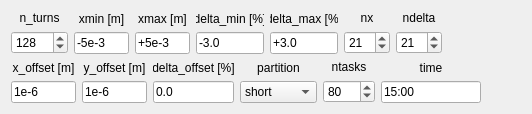
          <widget class="QWidget" name="tab_19">
           <attribute name="title">
            <string>Test</string>
           </attribute>
           <layout class="QVBoxLayout" name="verticalLayout_70">
            <item>
             <layout class="QHBoxLayout" name="horizontalLayout_42">
              <item>
               <layout class="QVBoxLayout" name="verticalLayout_71">
                <item>
                 <widget class="QLabel" name="label_105">
                  <property name="maximumSize">
                   <size>
                    <width>57</width>
                    <height>16777215</height>
                   </size>
                  </property>
                  <property name="text">
                   <string>n_turns</string>
                  </property>
                  <property name="alignment">
                   <set>Qt::AlignCenter</set>
                  </property>
                 </widget>
                </item>
                <item>
                 <widget class="QSpinBox" name="spinBox_n_turns_fmap_px_test">
                  <property name="maximumSize">
                   <size>
                    <width>57</width>
                    <height>16777215</height>
                   </size>
                  </property>
                  <property name="minimum">
                   <number>3</number>
                  </property>
                  <property name="maximum">
                   <number>10000</number>
                  </property>
                  <property name="value">
                   <number>128</number>
                  </property>
                 </widget>
                </item>
               </layout>
              </item>
              <item>
               <layout class="QVBoxLayout" name="verticalLayout_72">
                <item>
                 <widget class="QLabel" name="label_106">
                  <property name="maximumSize">
                   <size>
                    <width>55</width>
                    <height>16777215</height>
                   </size>
                  </property>
                  <property name="text">
                   <string>xmin [m]</string>
                  </property>
                  <property name="alignment">
                   <set>Qt::AlignCenter</set>
                  </property>
                 </widget>
                </item>
                <item>
                 <widget class="QLineEdit" name="lineEdit_xmin_fmap_px_test">
                  <property name="maximumSize">
                   <size>
                    <width>55</width>
                    <height>16777215</height>
                   </size>
                  </property>
                  <property name="text">
                   <string>-5e-3</string>
                  </property>
                 </widget>
                </item>
               </layout>
              </item>
              <item>
               <layout class="QVBoxLayout" name="verticalLayout_73">
                <item>
                 <widget class="QLabel" name="label_107">
                  <property name="maximumSize">
                   <size>
                    <width>55</width>
                    <height>16777215</height>
                   </size>
                  </property>
                  <property name="text">
                   <string>xmax [m]</string>
                  </property>
                  <property name="alignment">
                   <set>Qt::AlignCenter</set>
                  </property>
                 </widget>
                </item>
                <item>
                 <widget class="QLineEdit" name="lineEdit_xmax_fmap_px_test">
                  <property name="maximumSize">
                   <size>
                    <width>55</width>
                    <height>16777215</height>
                   </size>
                  </property>
                  <property name="text">
                   <string>+5e-3</string>
                  </property>
                 </widget>
                </item>
               </layout>
              </item>
              <item>
               <layout class="QVBoxLayout" name="verticalLayout_74">
                <item>
                 <widget class="QLabel" name="label_108">
                  <property name="maximumSize">
                   <size>
                    <width>68</width>
                    <height>16777215</height>
                   </size>
                  </property>
                  <property name="text">
                   <string>delta_min [%]</string>
                  </property>
                  <property name="alignment">
                   <set>Qt::AlignCenter</set>
                  </property>
                 </widget>
                </item>
                <item>
                 <widget class="QLineEdit" name="lineEdit_delta_min_fmap_px_test">
                  <property name="maximumSize">
                   <size>
                    <width>68</width>
                    <height>16777215</height>
                   </size>
                  </property>
                  <property name="text">
                   <string>-3.0</string>
                  </property>
                 </widget>
                </item>
               </layout>
              </item>
              <item>
               <layout class="QVBoxLayout" name="verticalLayout_75">
                <item>
                 <widget class="QLabel" name="label_109">
                  <property name="maximumSize">
                   <size>
                    <width>68</width>
                    <height>16777215</height>
                   </size>
                  </property>
                  <property name="text">
                   <string>delta_max [%]</string>
                  </property>
                  <property name="alignment">
                   <set>Qt::AlignCenter</set>
                  </property>
                 </widget>
                </item>
                <item>
                 <widget class="QLineEdit" name="lineEdit_delta_max_fmap_px_test">
                  <property name="maximumSize">
                   <size>
                    <width>68</width>
                    <height>16777215</height>
                   </size>
                  </property>
                  <property name="text">
                   <string>+3.0</string>
                  </property>
                 </widget>
                </item>
               </layout>
              </item>
              <item>
               <layout class="QVBoxLayout" name="verticalLayout_76">
                <item>
                 <widget class="QLabel" name="label_110">
                  <property name="text">
                   <string>nx</string>
                  </property>
                  <property name="alignment">
                   <set>Qt::AlignCenter</set>
                  </property>
                 </widget>
                </item>
                <item>
                 <widget class="QSpinBox" name="spinBox_nx_fmap_px_test">
                  <property name="maximumSize">
                   <size>
                    <width>46</width>
                    <height>16777215</height>
                   </size>
                  </property>
                  <property name="minimum">
                   <number>3</number>
                  </property>
                  <property name="maximum">
                   <number>1001</number>
                  </property>
                  <property name="value">
                   <number>21</number>
                  </property>
                 </widget>
                </item>
               </layout>
              </item>
              <item>
               <layout class="QVBoxLayout" name="verticalLayout_77">
                <item>
                 <widget class="QLabel" name="label_111">
                  <property name="text">
                   <string>ndelta</string>
                  </property>
                  <property name="alignment">
                   <set>Qt::AlignCenter</set>
                  </property>
                 </widget>
                </item>
                <item>
                 <widget class="QSpinBox" name="spinBox_ndelta_fmap_px_test">
                  <property name="maximumSize">
                   <size>
                    <width>46</width>
                    <height>16777215</height>
                   </size>
                  </property>
                  <property name="minimum">
                   <number>3</number>
                  </property>
                  <property name="maximum">
                   <number>1001</number>
                  </property>
                  <property name="value">
                   <number>21</number>
                  </property>
                 </widget>
                </item>
               </layout>
              </item>
              <item>
               <spacer name="horizontalSpacer_39">
                <property name="orientation">
                 <enum>Qt::Horizontal</enum>
                </property>
                <property name="sizeHint" stdset="0">
                 <size>
                  <width>40</width>
                  <height>20</height>
                 </size>
                </property>
               </spacer>
              </item>
             </layout>
            </item>
            <item>
             <layout class="QHBoxLayout" name="horizontalLayout_44">
              <item>
               <layout class="QVBoxLayout" name="verticalLayout_78">
                <item>
                 <widget class="QLabel" name="label_112">
                  <property name="maximumSize">
                   <size>
                    <width>65</width>
                    <height>16777215</height>
                   </size>
                  </property>
                  <property name="text">
                   <string>x_offset [m]</string>
                  </property>
                  <property name="alignment">
                   <set>Qt::AlignCenter</set>
                  </property>
                 </widget>
                </item>
                <item>
                 <widget class="QLineEdit" name="lineEdit_x_offset_fmap_px_test">
                  <property name="maximumSize">
                   <size>
                    <width>65</width>
                    <height>16777215</height>
                   </size>
                  </property>
                  <property name="text">
                   <string>1e-6</string>
                  </property>
                 </widget>
                </item>
               </layout>
              </item>
              <item>
               <layout class="QVBoxLayout" name="verticalLayout_79">
                <item>
                 <widget class="QLabel" name="label_113">
                  <property name="maximumSize">
                   <size>
                    <width>65</width>
                    <height>16777215</height>
                   </size>
                  </property>
                  <property name="text">
                   <string>y_offset [m]</string>
                  </property>
                  <property name="alignment">
                   <set>Qt::AlignCenter</set>
                  </property>
                 </widget>
                </item>
                <item>
                 <widget class="QLineEdit" name="lineEdit_y_offset_fmap_px_test">
                  <property name="maximumSize">
                   <size>
                    <width>65</width>
                    <height>16777215</height>
                   </size>
                  </property>
                  <property name="text">
                   <string>1e-6</string>
                  </property>
                 </widget>
                </item>
               </layout>
              </item>
              <item>
               <layout class="QVBoxLayout" name="verticalLayout_80">
                <item>
                 <widget class="QLabel" name="label_114">
                  <property name="maximumSize">
                   <size>
                    <width>81</width>
                    <height>16777215</height>
                   </size>
                  </property>
                  <property name="text">
                   <string>delta_offset [%]</string>
                  </property>
                  <property name="alignment">
                   <set>Qt::AlignCenter</set>
                  </property>
                 </widget>
                </item>
                <item>
                 <widget class="QLineEdit" name="lineEdit_delta_offset_fmap_px_test">
                  <property name="maximumSize">
                   <size>
                    <width>81</width>
                    <height>16777215</height>
                   </size>
                  </property>
                  <property name="text">
                   <string>0.0</string>
                  </property>
                 </widget>
                </item>
               </layout>
              </item>
              <item>
               <layout class="QVBoxLayout" name="verticalLayout_81">
                <item>
                 <widget class="QLabel" name="label_115">
                  <property name="text">
                   <string>partition</string>
                  </property>
                  <property name="alignment">
                   <set>Qt::AlignCenter</set>
                  </property>
                 </widget>
                </item>
                <item>
                 <widget class="QComboBox" name="comboBox_partition_fmap_px_test">
                  <property name="currentIndex">
                   <number>1</number>
                  </property>
                  <item>
                   <property name="text">
                    <string>normal</string>
                   </property>
                  </item>
                  <item>
                   <property name="text">
                    <string>short</string>
                   </property>
                  </item>
                  <item>
                   <property name="text">
                    <string>debug</string>
                   </property>
                  </item>
                  <item>
                   <property name="text">
                    <string>long</string>
                   </property>
                  </item>
                  <item>
                   <property name="text">
                    <string>longlong</string>
                   </property>
                  </item>
                  <item>
                   <property name="text">
                    <string>low</string>
                   </property>
                  </item>
                  <item>
                   <property name="text">
                    <string>high</string>
                   </property>
                  </item>
                 </widget>
                </item>
               </layout>
              </item>
              <item>
               <layout class="QVBoxLayout" name="verticalLayout_82">
                <item>
                 <widget class="QLabel" name="label_116">
                  <property name="maximumSize">
                   <size>
                    <width>52</width>
                    <height>16777215</height>
                   </size>
                  </property>
                  <property name="text">
                   <string>ntasks</string>
                  </property>
                  <property name="alignment">
                   <set>Qt::AlignCenter</set>
                  </property>
                 </widget>
                </item>
                <item>
                 <widget class="QSpinBox" name="spinBox_ntasks_fmap_px_test">
                  <property name="maximumSize">
                   <size>
                    <width>52</width>
                    <height>16777215</height>
                   </size>
                  </property>
                  <property name="specialValueText">
                   <string/>
                  </property>
                  <property name="minimum">
                   <number>2</number>
                  </property>
                  <property name="maximum">
                   <number>1000</number>
                  </property>
                  <property name="singleStep">
                   <number>2</number>
                  </property>
                  <property name="value">
                   <number>80</number>
                  </property>
                 </widget>
                </item>
               </layout>
              </item>
              <item>
               <layout class="QVBoxLayout" name="verticalLayout_83">
                <item>
                 <widget class="QLabel" name="label_time_common_7">
                  <property name="maximumSize">
                   <size>
                    <width>100</width>
                    <height>16777215</height>
                   </size>
                  </property>
                  <property name="text">
                   <string>time</string>
                  </property>
                  <property name="alignment">
                   <set>Qt::AlignCenter</set>
                  </property>
                 </widget>
                </item>
                <item>
                 <widget class="QLineEdit" name="lineEdit_time_fmap_px_test">
                  <property name="maximumSize">
                   <size>
                    <width>100</width>
                    <height>16777215</height>
                   </size>
                  </property>
                  <property name="text">
                   <string>15:00</string>
                  </property>
                 </widget>
                </item>
               </layout>
              </item>
              <item>
               <spacer name="horizontalSpacer_40">
                <property name="orientation">
                 <enum>Qt::Horizontal</enum>
                </property>
                <property name="sizeHint" stdset="0">
                 <size>
                  <width>40</width>
                  <height>20</height>
                 </size>
                </property>
               </spacer>
              </item>
             </layout>
            </item>
           </layout>
          </widget>
